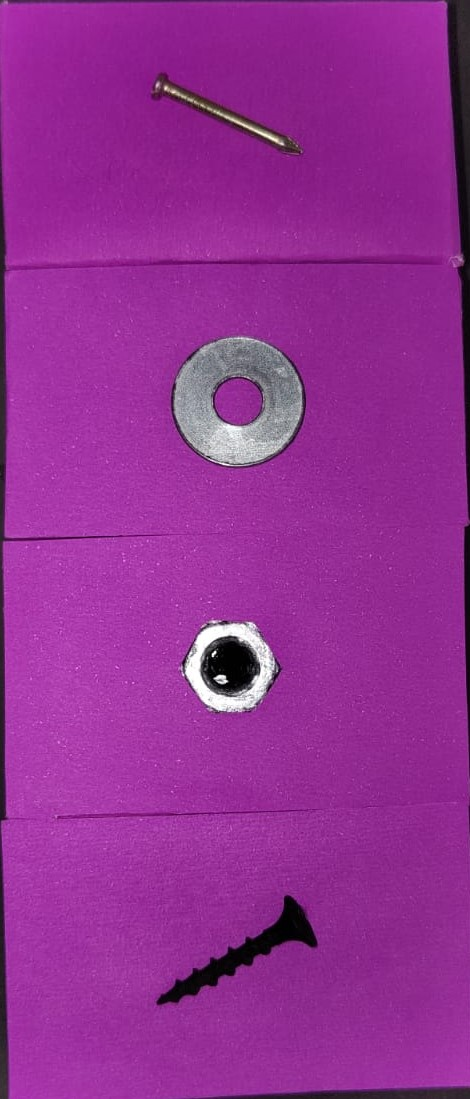
#> input picture Entrenamiento/Imagen de WhatsApp 2023-07-28 a las 20.56.08dafsdf.jpg, 470 x 1099 px, found by its file name; its folder holds only this picture in this run
$ python 'Recortar Imagenes.py'
#> lines starting #> are read from the running program, lines starting #| are printed output that depends on the picture
import cv2
import os

# Ruta de la carpeta con las imágenes
ruta_carpeta_imagenes = "D:\FACULTAD\MATERIAS PENDIENTES\92 Inteligencia Artificial\Proyecto\Entrenamiento"

# Ruta de la carpeta donde guardar los recortes
ruta_carpeta_recortes = "D:\FACULTAD\MATERIAS PENDIENTES\92 Inteligencia Artificial\Proyecto\Entrenamiento\Recortes"

# Comprueba si existe la carpeta de recortes y, si no, la crea
if not os.path.exists(ruta_carpeta_recortes):
    os.makedirs(ruta_carpeta_recortes)

# Obtiene una lista de todos los archivos en la carpeta de imágenes
archivos = os.listdir(ruta_carpeta_imagenes)

# Procesa cada archivo
for nombre_archivo in archivos:
    # Solo procesa archivos con extensión .jpeg
    if nombre_archivo.endswith('.jpg'):
        # Lee la imagen
        ruta_imagen = os.path.join(ruta_carpeta_imagenes, nombre_archivo)
        imagen = cv2.imread(ruta_imagen)
#> imagen is the input picture: shape (1099, 470, 3); mean B, G, R 147.1, 47.2, 147.6
        if imagen is None:
            print(f"No se pudo abrir la imagen {nombre_archivo}. Por favor, intenta de nuevo.")
            continue

        # Divide la imagen en 4 partes iguales verticalmente
        altura, ancho = imagen.shape[:2]
#> altura = 1099; ancho = 470
        imgs = [imagen[i*altura//4:(i+1)*altura//4, :] for i in range(4)]
#> imgs = 4 items
        imgs_recortadas = []
        imgs_recortadas.append(imgs[0])
        imgs_recortadas.append(imgs[1])
        imgs_recortadas.append(imgs[2])
        imgs_recortadas.append(imgs[3])


        # Guarda cada recorte en una nueva carpeta
        for i, img_recortada in enumerate(imgs_recortadas):
            nombre_recorte = os.path.splitext(nombre_archivo)[0] + f"_recorte_{i+1}.jpeg"
            ruta_recorte = os.path.join(ruta_carpeta_recortes, nombre_recorte)
            cv2.imwrite(ruta_recorte, img_recortada)
#> this loop made 4 passes
#> pass 1, `cv2.imwrite(ruta_recorte, img_recortada)`:
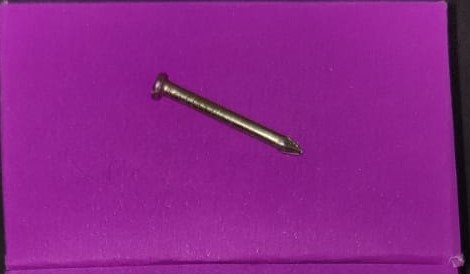
#> saved as Imagen de WhatsApp 2023-07-28 a las 20.56.08dafsdf_recorte_1.jpeg: shape (274, 470, 3); mean B, G, R 138.4, 35.4, 140.9
#> pass 2, `cv2.imwrite(ruta_recorte, img_recortada)`:
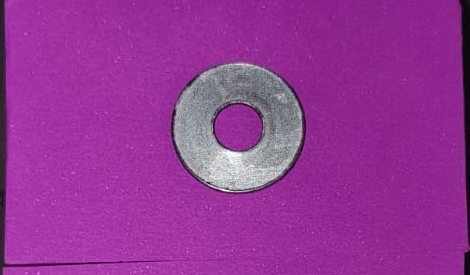
#> saved as Imagen de WhatsApp 2023-07-28 a las 20.56.08dafsdf_recorte_2.jpeg: shape (275, 470, 3); mean B, G, R 149.7, 53.7, 149.4

$ run again, on Entrenamiento/Imagen de WhatsApp 2023-07-28 a las 20.56.09asdf.jpg
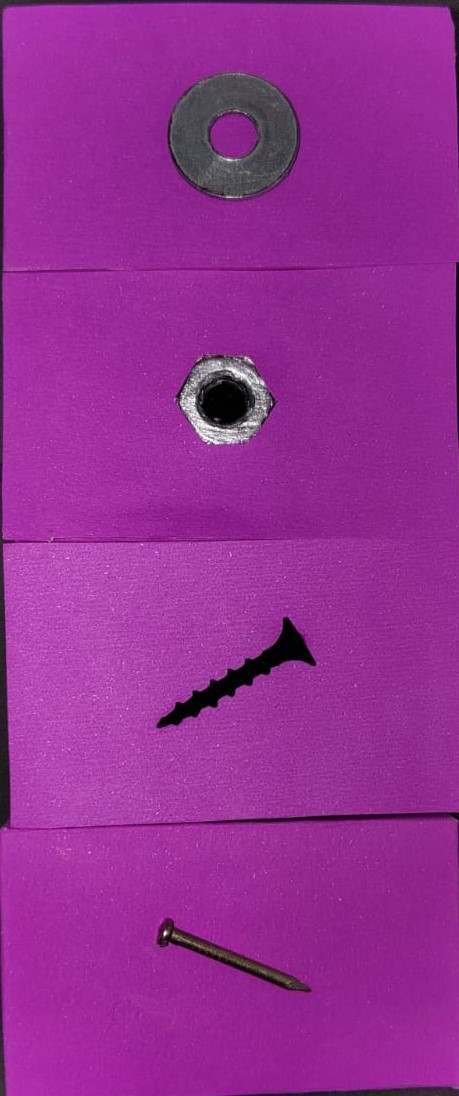
#> input picture Entrenamiento/Imagen de WhatsApp 2023-07-28 a las 20.56.09asdf.jpg, 459 x 1096 px, found by its file name
#> imagen is the input picture: shape (1096, 459, 3); mean B, G, R 147, 45.7, 149.3
#> imgs = 4 items
#> the loop `for i, img_recortada in enumerate(imgs_recortadas):` made 4 passes
#> pass 1, `cv2.imwrite(ruta_recorte, img_recortada)`:
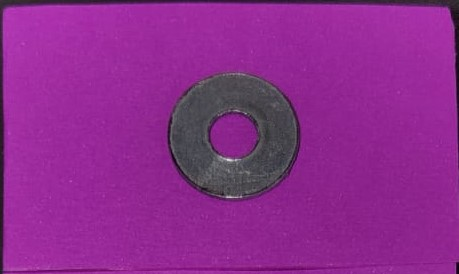
#> saved as Imagen de WhatsApp 2023-07-28 a las 20.56.09asdf_recorte_1.jpeg: shape (274, 459, 3); mean B, G, R 141.6, 42.9, 141.3
#> pass 2, `cv2.imwrite(ruta_recorte, img_recortada)`:
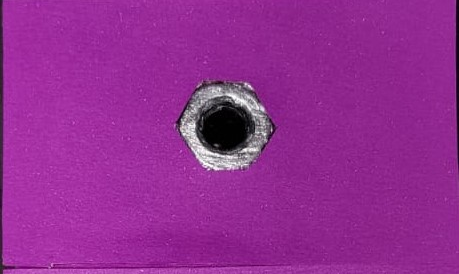
#> saved as Imagen de WhatsApp 2023-07-28 a las 20.56.09asdf_recorte_2.jpeg: shape (274, 459, 3); mean B, G, R 146.3, 44.4, 147.7

$ run again, on Entrenamiento/Imagen de WhatsApp 2023-07-28 a las 20.56.1044.jpg
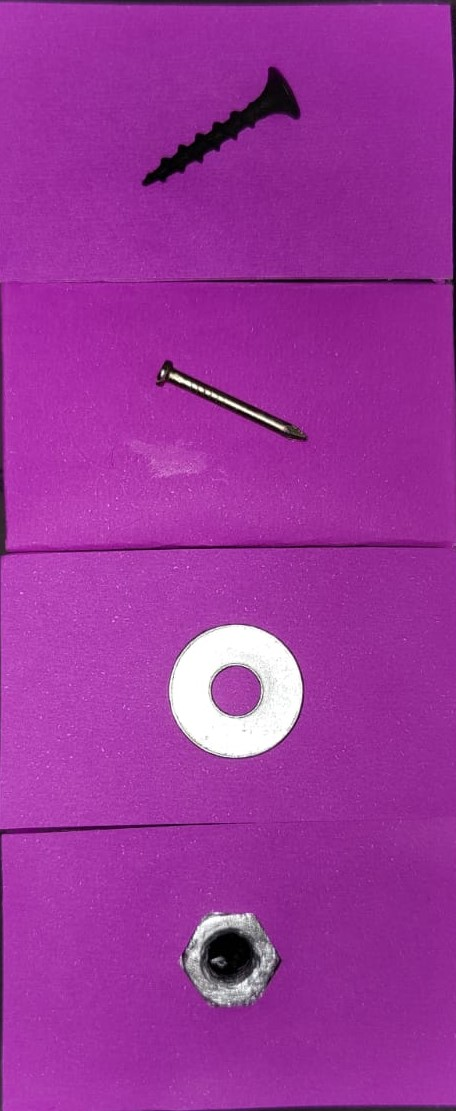
#> input picture Entrenamiento/Imagen de WhatsApp 2023-07-28 a las 20.56.1044.jpg, 456 x 1111 px, found by its file name
#> imagen is the input picture: shape (1111, 456, 3); mean B, G, R 156, 52.3, 156.2
#> imgs = 4 items
#> the loop `for i, img_recortada in enumerate(imgs_recortadas):` made 4 passes
#> pass 1, `cv2.imwrite(ruta_recorte, img_recortada)`:
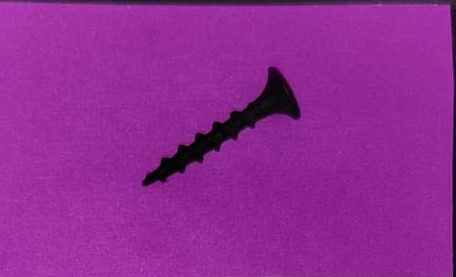
#> saved as Imagen de WhatsApp 2023-07-28 a las 20.56.1044_recorte_1.jpeg: shape (277, 456, 3); mean B, G, R 147.1, 41.5, 145.2
#> pass 2, `cv2.imwrite(ruta_recorte, img_recortada)`:
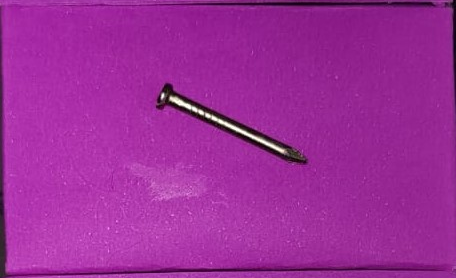
#> saved as Imagen de WhatsApp 2023-07-28 a las 20.56.1044_recorte_2.jpeg: shape (278, 456, 3); mean B, G, R 153.5, 44.3, 157.3

$ run again, on Entrenamiento/Imagen de WhatsApp 2023-07-28 a las 20.56.10m.jpg
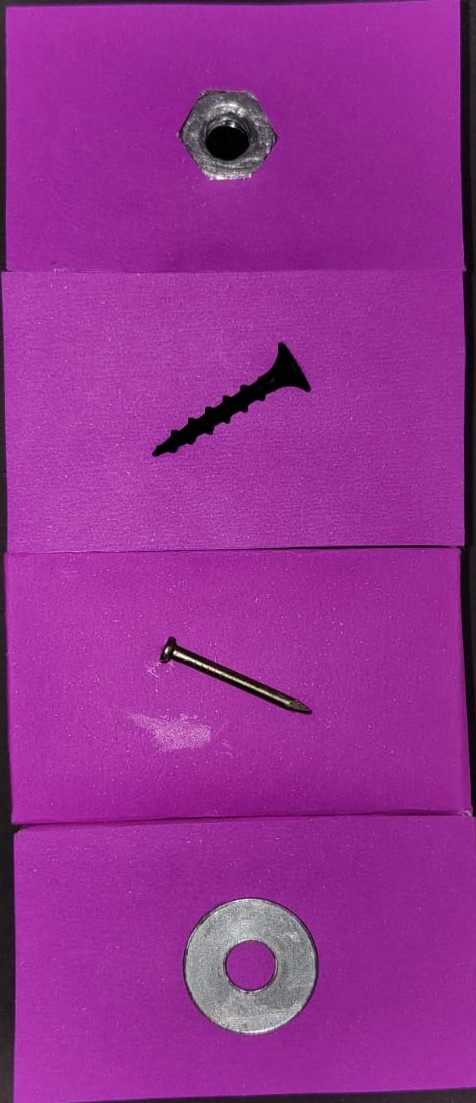
#> input picture Entrenamiento/Imagen de WhatsApp 2023-07-28 a las 20.56.10m.jpg, 476 x 1103 px, found by its file name
#> imagen is the input picture: shape (1103, 476, 3); mean B, G, R 147.1, 48.1, 149.7
#> imgs = 4 items
#> the loop `for i, img_recortada in enumerate(imgs_recortadas):` made 4 passes
#> pass 1, `cv2.imwrite(ruta_recorte, img_recortada)`:
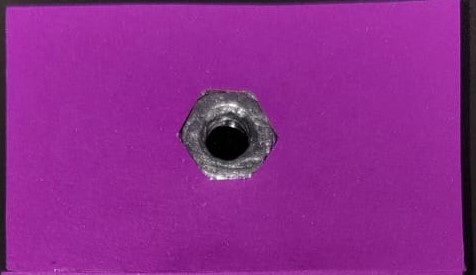
#> saved as Imagen de WhatsApp 2023-07-28 a las 20.56.10m_recorte_1.jpeg: shape (275, 476, 3); mean B, G, R 141.5, 41.4, 142.1
#> pass 2, `cv2.imwrite(ruta_recorte, img_recortada)`:
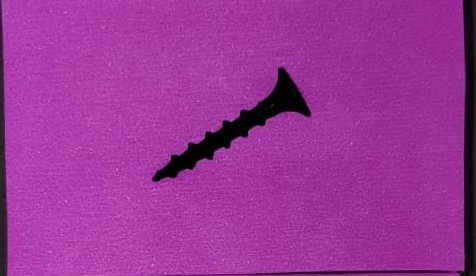
#> saved as Imagen de WhatsApp 2023-07-28 a las 20.56.10m_recorte_2.jpeg: shape (276, 476, 3); mean B, G, R 152.9, 53, 154.8
